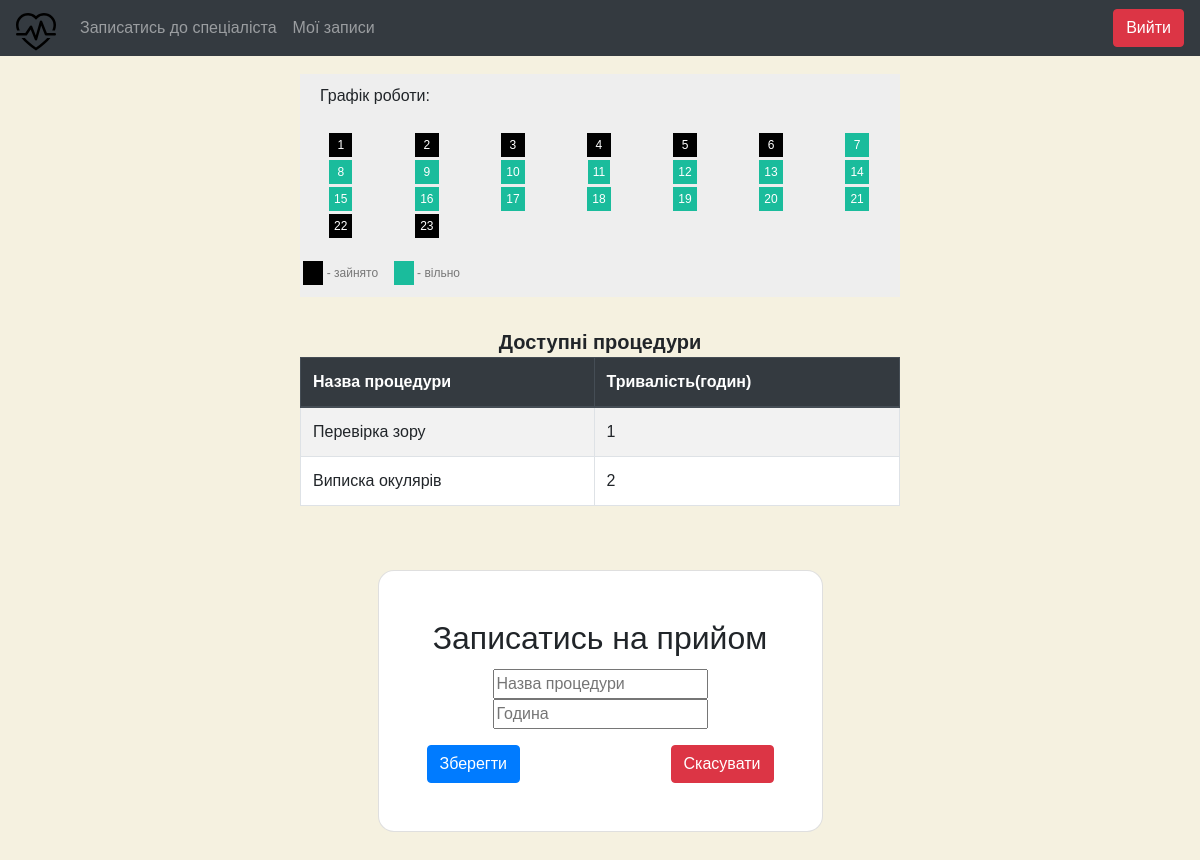
The page /create_appointment/5 (signed in) on the database its author committed.
### clients/models.py (models this page shows)
class Procedure(models.Model):
    name = models.CharField(max_length=255, verbose_name="Назва процедури")
    name_of_speciality = models.CharField(max_length=255, default='-', null='-', verbose_name="Ім'я лікаря")
    duration = models.IntegerField(verbose_name="Тривалість")

### clients/views.py (the view, shortened to what this page needs)
# urls.py: path('create_appointment/<slug:doctor_id>', login_required(ShowDoctorSchedule.as_view()), name='appoint_doctor'),
class ShowDoctorSchedule(DetailView):
    model = ServiceWorkers
    template_name = 'clients/choose_time.html'
    pk_url_kwarg = 'doctor_id'
    context_object_name = 'object'
    form_class = AddAppointmentForm
    success_url = '/make_appointment'
    def get_context_data(self, **kwargs):
        context = super().get_context_data(**kwargs)
        self.success_url = '/make_appointment'
        work_from = ServiceWorkers.objects.values_list('schedule_from', flat=True).get(id=self.kwargs['doctor_id'])
        work_to = ServiceWorkers.objects.values_list('schedule_to', flat=True).get(id=self.kwargs['doctor_id'])
        doctor = ServiceWorkers.objects.get(id=self.kwargs['doctor_id'])
        context.update({
            'user': self.request.user,
            'hours': get_working_hours(int(work_from), int(work_to), ServiceWorkers.objects.get(id=self.kwargs['doctor_id'])),
            'procedures': Procedure.objects.all().filter(name_of_speciality=doctor.speciality),
            'form': self.form_class,
            'is_worker': check_if_worker(self.request.user),
            'is_doctor': check_if_doctor(self.request.user)
        })
        return context

### clients/views.py (called while the page is built)
def check_if_worker(user):
    is_admin = True if len(Manager.objects.filter(name=user.username)) != 0 else False
    is_manager = True if len(Administrator.objects.filter(name=user.username)) != 0 else False
    return True if is_admin or is_manager == True else False

def check_if_doctor(user):
    return True if len(ServiceWorkers.objects.filter(name=user.username)) != 0 else False

def get_working_hours(work_from, work_to, doctor):
    hours = {}
    for hour in range(0, work_from):
        hours[hour+1] = 'inactive'
    for hour in range(work_from, work_to):
        hours[hour] = 'active'
    for hour in range(work_to, 24):
        hours[hour] = 'inactive'
    for i in Appointment.objects.filter(name_of_doctor=doctor.name):
        for j in range(Procedure.objects.get(name=i.name_of_procedure).duration):
            print(i.hour+j)
            hours[i.hour+j] = 'inactive'
    return hours

### clients/templates/clients/choose_time.html (shortened to what this page needs)
{% extends "clients/base.html" %}
{% load static %}
{% block styles %}
    <link type="text/css" href="{% static 'css/make_appointment.css' %}" rel="stylesheet"/>
    <link type="text/css" href="{% static 'css/doctor_view.css' %}" rel="stylesheet"/>
    <link type="text/css" href="{% static 'css/schedule.css' %}" rel="stylesheet"/>
{% endblock %}
{% block content %}
    <div style="width: 50%; align: center; margin:auto; padding-top:20px;">
        <ul class="days">
            <div style="margin-left: 20px;">Графік роботи:</div><br>
            {% for k, v in hours.items %}
                {% if k < 10 %}
                    {% if v == 'inactive' %}
                        <li>
                            <span class="inactive">&nbsp;{{k}}&nbsp;</span>
                        </li>
                    {% else %}
                        <li>
                            <span class="active">&nbsp;{{k}}&nbsp;</span>
                        </li>
                    {% endif %}
                {% else %}
                    {% if v == 'inactive' %}
                        <li>
                            <span class="inactive">{{k}}</span>
                        </li>
                    {% else %}
                        <li>
                            <span class="active">{{k}}</span>
                        </li>
                    {% endif %}
                {% endif %}
            {% endfor %}
        </ul>
        <ul class="days">
            <li>
                <span class="inactive">&nbsp;&nbsp;&nbsp;</span>&nbsp;- зайнято
                <br>
            </li>
            <li>
                <span class="active">&nbsp;&nbsp;&nbsp;</span>&nbsp;- вільно
            </li>
        </ul>
    </div>
    <div style="margin-top: 30px;">
        <div align="center" style="font-size: 20px;">
            <b>Доступні процедури</b>
        </div>
        <table border="1" align="center" id="example" class="table table-striped table-bordered" style="width:50%; background-color: white;">
            <thead class="thead-dark">
                <tr class="thead-dark">
                    <th scope="row">Назва процедури</th>
                    <th scope="row">Тривалість(годин)</th>
                </tr>
            </thead>
            <tbody>
                {% for i in procedures %}
                    <tr>
                        <td>{{i.name}}</td>
                        <td>{{i.duration}}</td>
                    </tr>
                {% endfor %}
            </tbody>
        </table>
    </div>
    <div class="container py-5 h-100">
        <div class="row d-flex justify-content-center align-items-center h-100">
            <div class="col-12 col-md-8 col-lg-6 col-xl-5">
                <div class="card shadow-2-strong" style="border-radius: 1rem;">
                    <div class="card-body p-5 text-center">
                    <h2 class="card-title text-center">Записатись на прийом</h2>
                        <form action="" method="post">
                                <div class="form-group">
                                    <div class="form-label">{{ form.name_of_procedure }}</div>
                                    <div class="form-label">{{ form.hour }}</div>
                                </div>
                                <div class="d-flex flex-row align-items-center justify-content-between">
                                    <button type="submit" class="btn btn-primary shadow_head">Зберегти</button>
                                    <a class="btn btn-danger shadow_head" href="{% url 'workers' %}">Скасувати</a>
                                </div>
                        </form>
                    </div>
                </div>
            </div>
        </div>
    </div>
{% endblock %}

### clients/static/css/make_appointment.css (style rules this page uses)
body { overflow-x: hidden; }

### clients/static/css/schedule.css (style rules this page uses)
ul { list-style-type: none; }
body { font-family: Verdana, sans-serif; }
.days { padding: 10px 0; background: #eee; margin: 0; }
.days li { list-style-type: none; display: inline-block; width: 13.6%; text-align: center; margin-bottom: 5px; font-size:12px; color: #777; }
.days li .active { padding: 5px; background: #1abc9c; color: white !important }
.days li .inactive { padding: 5px; background: rgb(0,0,0); color: white !important }

### rows shown on the page
Procedure: name "Перевірка зору", duration "1"
Procedure: name "Виписка окулярів", duration "2"

### other values the page prints
{{ k }} "1" "2" "3" "4" "5" "6"
{{ k }} "7" "8" "9"
{{ k }} "10" "11" "12" "13" "14" "15" "16" "17" "18" "19" "20" "21"
{{ k }} "22" "23"
